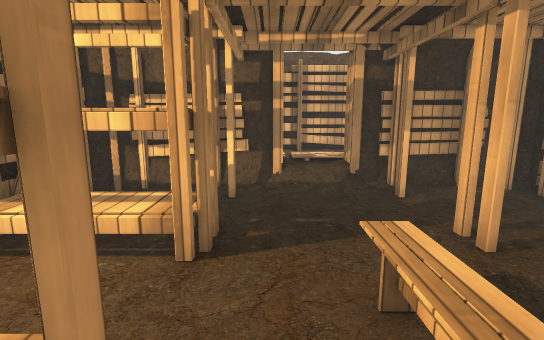
[1] (above)

24 first-person views from a walk through a Unity game level. The camera is 1.2 m above the floor, tilts 10° down and sees 85° across. Doors are open. The floor is counted in squares, 0.5 m on a side. Each view is taken from the middle of a square. On the plan, view 1 faces up. The plan holds only what a view shows up to about 19 squares ahead; the rest is blank. The place goes on beyond the plan. Some surface patterns are stand-ins.

[2]
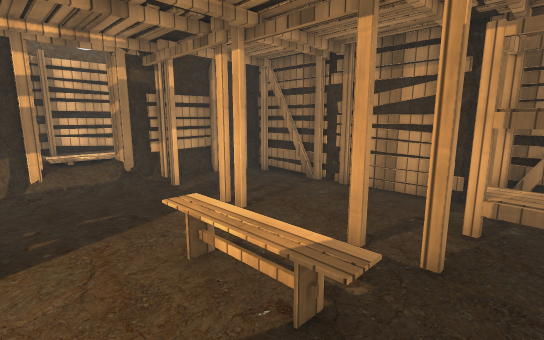

[3]
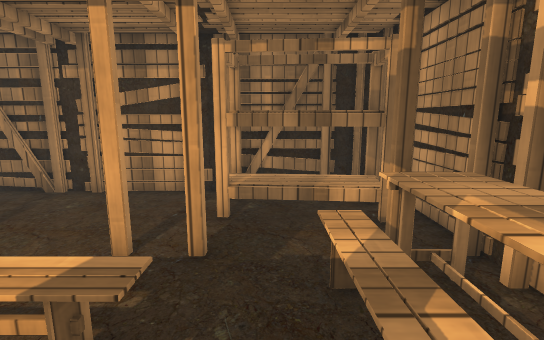

[4]
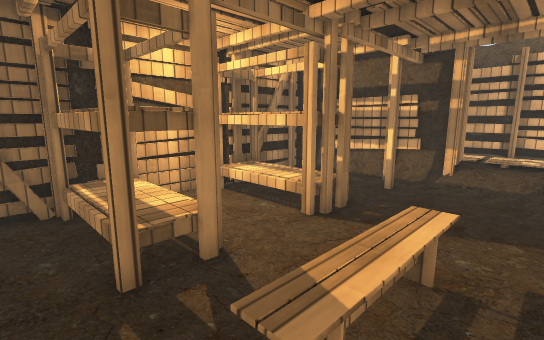

[5]
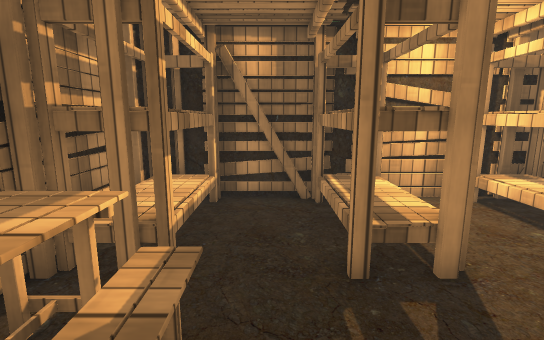

[6]
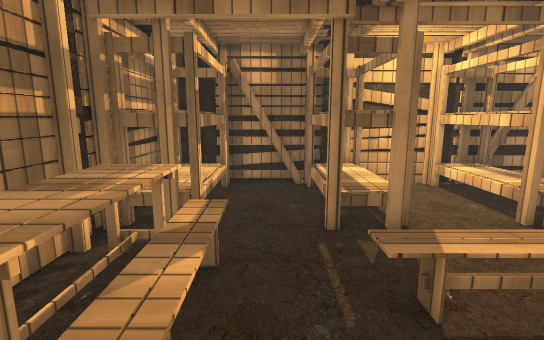

[7]
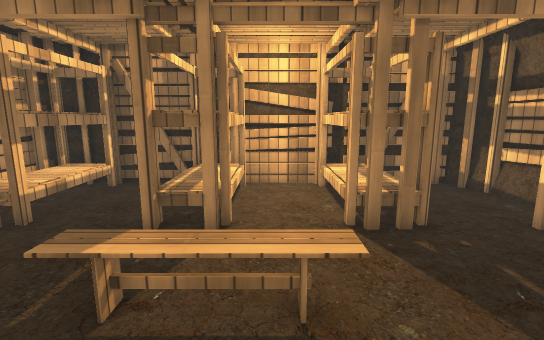

[8]
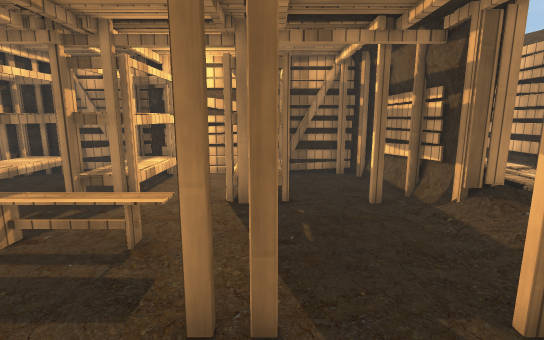

[9]
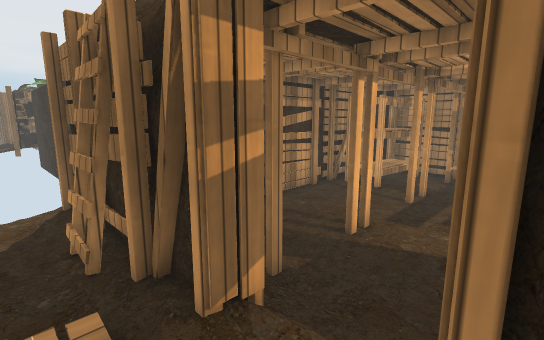

[10]
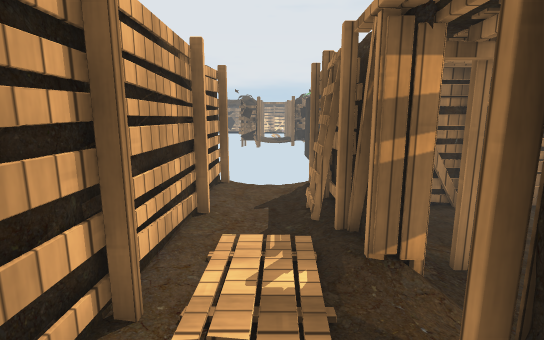

[11]
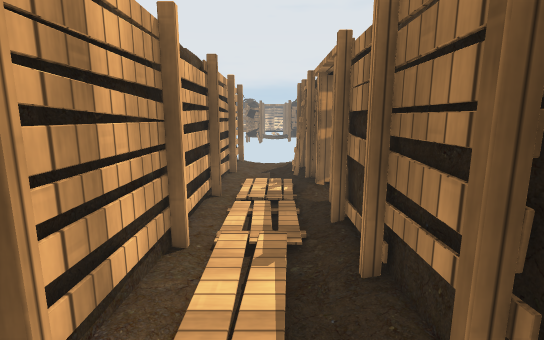

[12]
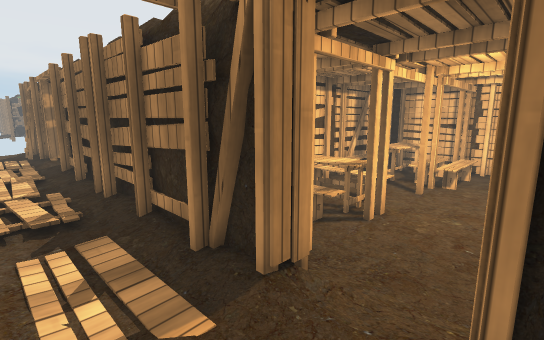

[13]
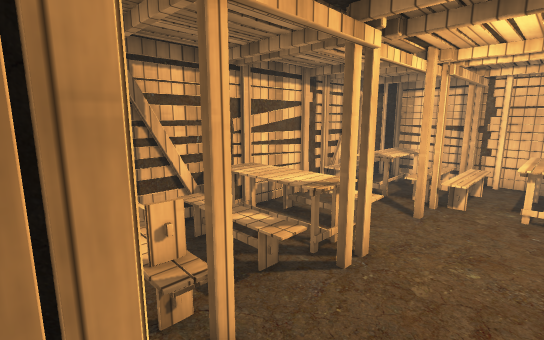

[14]
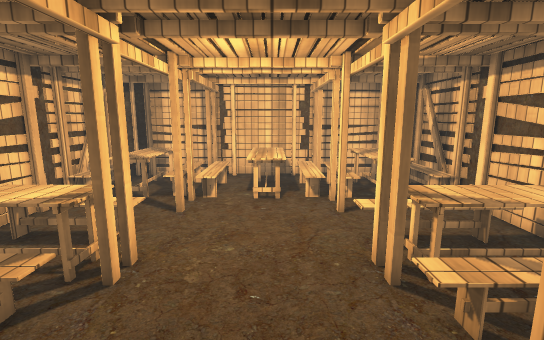

[15]
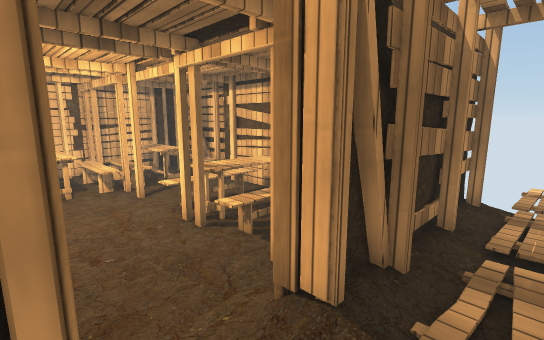

[16]
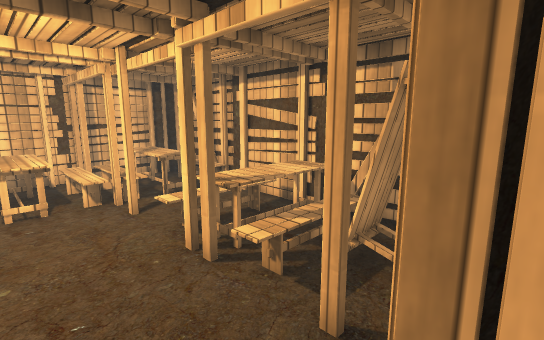

[17]
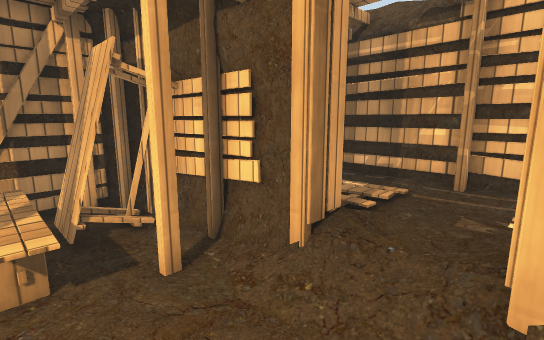

[18]
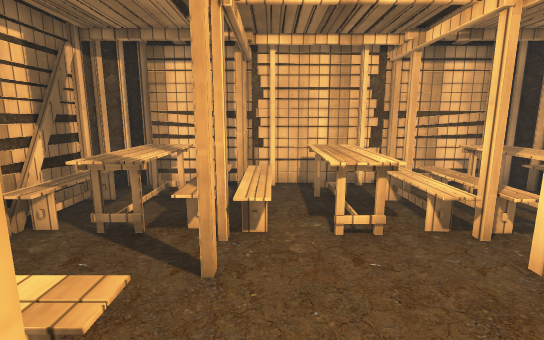

[19]
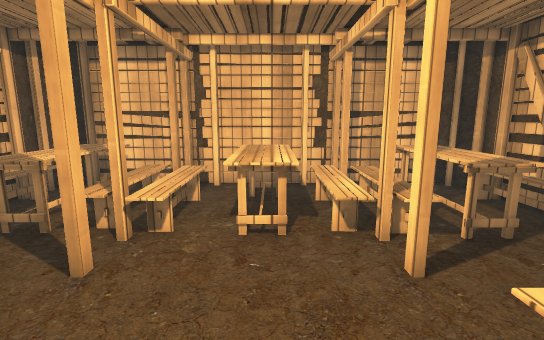

[20]
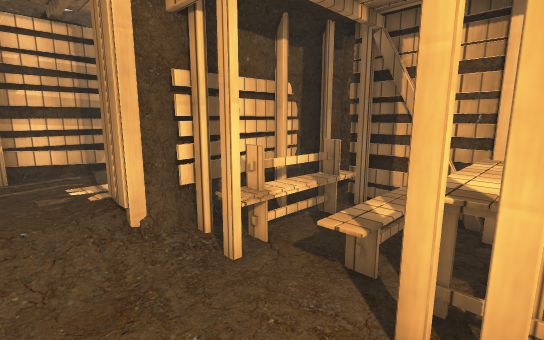

[21]
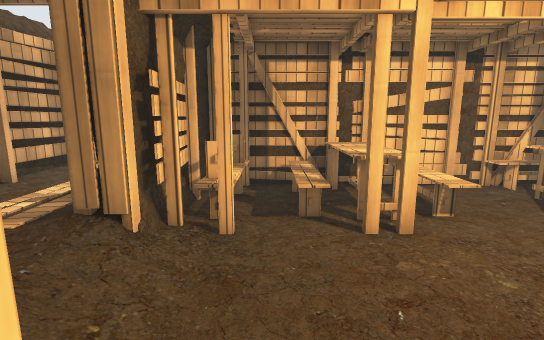

[22]
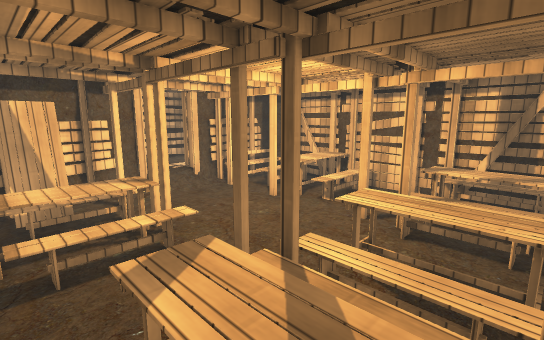

[23]
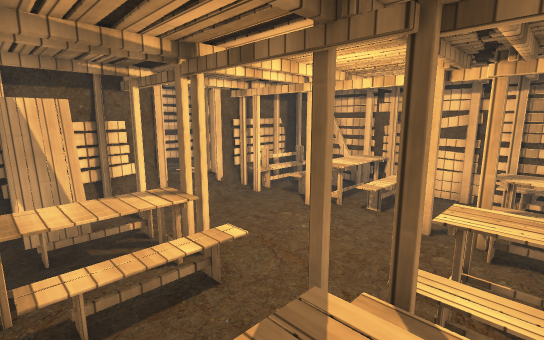

[24]
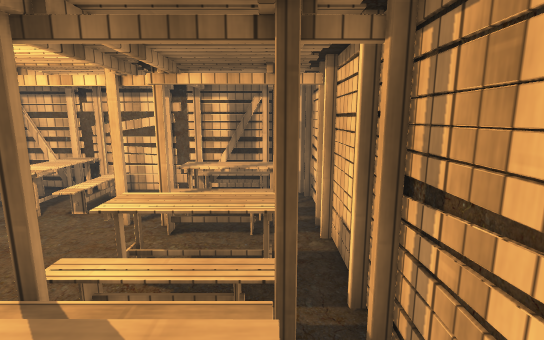

### Floor plan
Key: @ floor where view 1 was taken; # wall or solid block; x gap in a wall; . main floor; : floor 0.25 m higher than the main floor; + floor 0.5 m higher than the main floor; / step, stairs or slope; D open door; B bed; T table; L ladder; O other object.
Columns run from 22 left of view 1 to 10 right of it. Each row starts with its distance up from view 1.
 15     #############################
 14      :::::::::++//////++++::::::
 13  O+:O++::::::://///////+++::::::
 12 ###::::::::::::##:/:://::::LL::#
 11  ######::##############/:########
 10 ###O###DD##############DD#######
  9 #.OO.#....#OOO###....#....#...#
  8 #.OO..........###.............#
  7 #.OOO......OOO###.............#
  6 #TTTT#....#TTTT##BBBB#....#...##
  5 ##  T#....#TTTT##BBBBB........##
  4 #.OO #.....OOOO##......//......#
  3 #..............##......//......#
  2 #....#.........##BBBBB.//.#....#
  1 #.TT#..T..x....##BBBBB.//......#
  0 #/TT#.TTT.#TTT###BBBB#@...#.BBB#
 -1 #/TT .TTT.#TTT###...........BB##
 -2 #/T# .TTT.# TT# #.....OOOO..BB##
 -3 #/TT #TTT.# TT# #BBBBB## ##.BB#
 -4 ############### #BBBBBT####.BB#
 -5                 ########  #####

Positions as (right, up) in squares from view 1, and headings:
1: (0, 0), facing up
2: (-1, -1), facing up-right
3: (-1, -1), facing right
4: (3, -1), facing up-left
5: (3, -1), facing left
6: (5, -1), facing left
7: (5, 3), facing left
8: (7, 6), facing left
9: (0, 13), facing down-right
10: (-2, 13), facing right
11: (-8, 13), facing right
12: (-16, 14), facing down-right
13: (-15, 11), facing down-right
14: (-15, 11), facing down
15: (-13, 13), facing down-left
16: (-14, 11), facing down-left
17: (-13, 7), facing up-left
18: (-13, 6), facing down
19: (-15, 6), facing down
20: (-15, 5), facing up-right
21: (-18, 8), facing right
22: (-21, -3), facing up-right
23: (-21, -1), facing up-right
24: (-21, -3), facing right
